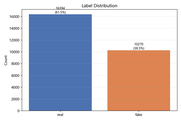
#> input picture code/03_我的可视化与分析代码/可视化脚本/cfnd/figures/label_distribution.png, 181 x 121 px, shrunk from 1296 x 864 before the run, found by its file name
$ python merge_label_distribution.py
#> lines starting #> are read from the running program, lines starting #| are printed output that depends on the picture
"""将多个数据集的 label_distribution.png 按横向或纵向拼接。"""

import argparse
from pathlib import Path
from typing import List, Tuple

from PIL import Image, ImageDraw, ImageFont


def parse_args() -> argparse.Namespace:
    parser = argparse.ArgumentParser(description="Merge label_distribution.png from weibo/gossip/cfnd.")
    parser.add_argument("--viz-root", type=str, default="C:/Users/gan/Desktop/code/viz", help="Root directory containing dataset folders.")
    parser.add_argument("--datasets", nargs="+", default=["weibo", "gossip", "cfnd"], help="Dataset folder names in order.")
    parser.add_argument("--orientation", choices=["horizontal", "vertical"], default="horizontal", help="Merge orientation.")
    parser.add_argument("--gap", type=int, default=24, help="Gap between panels in pixels.")
    parser.add_argument("--padding", type=int, default=24, help="Canvas padding in pixels.")
    parser.add_argument("--title-height", type=int, default=44, help="Title area height for each panel in pixels.")
    parser.add_argument(
        "--output",
        type=str,
        default="C:/Users/gan/Desktop/code/viz/label_distribution_combined.png",
        help="Output image path.",
    )
    return parser.parse_args()


def try_load_font(size: int = 22) -> ImageFont.ImageFont:
    candidates = [
        Path(r"C:\Windows\Fonts\msyh.ttc"),
        Path(r"C:\Windows\Fonts\simhei.ttf"),
        Path(r"C:\Windows\Fonts\arial.ttf"),
    ]
    for path in candidates:
        if path.exists():
            return ImageFont.truetype(str(path), size=size)
    return ImageFont.load_default()


def load_panels(viz_root: Path, datasets: List[str]) -> List[Tuple[str, Image.Image]]:
    panels: List[Tuple[str, Image.Image]] = []
    for ds in datasets:
        img_path = viz_root / ds / "figures" / "label_distribution.png"
        if not img_path.exists():
            raise FileNotFoundError(f"Missing image: {img_path}")
        panels.append((ds, Image.open(img_path).convert("RGB")))
    return panels


def merge_panels(
    panels: List[Tuple[str, Image.Image]],
    orientation: str,
    gap: int,
    padding: int,
    title_height: int,
) -> Image.Image:
    widths = [img.width for _, img in panels]
    heights = [img.height for _, img in panels]

    if orientation == "horizontal":
        canvas_w = padding * 2 + sum(widths) + gap * (len(panels) - 1)
        canvas_h = padding * 2 + max(h + title_height for h in heights)
    else:
        canvas_w = padding * 2 + max(widths)
        canvas_h = padding * 2 + sum(h + title_height for h in heights) + gap * (len(panels) - 1)

    canvas = Image.new("RGB", (canvas_w, canvas_h), color="white")
    draw = ImageDraw.Draw(canvas)
    font = try_load_font(size=22)

    x = padding
    y = padding
    for name, img in panels:
        title = name.upper()
        title_box = draw.textbbox((0, 0), title, font=font)
        title_w = title_box[2] - title_box[0]
        if orientation == "horizontal":
            title_x = x + (img.width - title_w) // 2
            draw.text((title_x, y), title, fill=(20, 20, 20), font=font)
            canvas.paste(img, (x, y + title_height))
            x += img.width + gap
        else:
            title_x = padding + (canvas_w - 2 * padding - title_w) // 2
            draw.text((title_x, y), title, fill=(20, 20, 20), font=font)
            paste_x = padding + (canvas_w - 2 * padding - img.width) // 2
            canvas.paste(img, (paste_x, y + title_height))
            y += img.height + title_height + gap

    return canvas


def main() -> None:
    args = parse_args()
    viz_root = Path(args.viz_root).resolve()
    output = Path(args.output).resolve()
    output.parent.mkdir(parents=True, exist_ok=True)

    panels = load_panels(viz_root, args.datasets)
#> panels = 3 items
    merged = merge_panels(
        panels=panels,
        orientation=args.orientation,
        gap=int(args.gap),
        padding=int(args.padding),
        title_height=int(args.title_height),
    )
#> in merge_panels, `widths = [img.width for _, img in panels]`: widths = [181, 181, 181]
#> in merge_panels, `heights = [img.height for _, img in panels]`: heights = [121, 121, 121]
#> in merge_panels, `canvas_w = padding * 2 + sum(widths) + gap * (len(panels) - 1)`: canvas_w = 639
#> in merge_panels, `canvas_h = padding * 2 + max(h + title_height for h in heights)`: canvas_h = 213
#> in merge_panels, `canvas = Image.new("RGB", (canvas_w, canvas_h), color="white")`: canvas: PIL image 639x213 RGB; every value is 255
#> the loop in merge_panels, `for name, img in panels:` made 3 passes
#> (name, title, title_box, title_w, title_x, x) on passes 1 to 3: ('weibo', 'WEIBO', (0, 2, 32, 10), 32, 98, 229), ('gossip', 'GOSSIP', (0, 2, 35, 10), 35, 302, 434), ('cfnd', 'CFND', (0, 2, 28, 10), 28, 510, 639)
#> after the loop in merge_panels, `for name, img in panels:`:
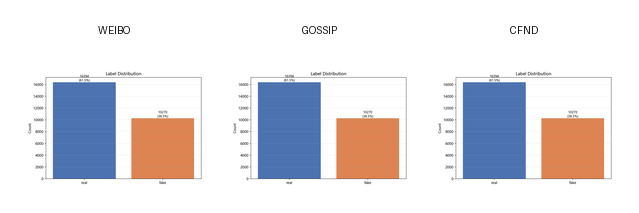
#> canvas: PIL image 639x213 RGB; mean R, G, B 226, 223.6, 227.7
#> after the loop in merge_panels, `for name, img in panels:`: x = 639; y = 24
    merged.save(output, format="PNG")
    print(f"Saved: {output}")


if __name__ == "__main__":
    main()
